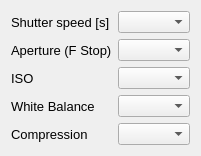
         <widget class="QWidget" name="DSLR">
          <layout class="QGridLayout" name="gridLayout_7">
           <item row="0" column="0">
            <widget class="QLabel" name="label_shutterSpeed">
             <property name="font">
              <font>
               <pointsize>10</pointsize>
              </font>
             </property>
             <property name="text">
              <string>Shutter speed [s]</string>
             </property>
            </widget>
           </item>
           <item row="0" column="1">
            <widget class="QComboBox" name="comboBox_shutterSpeed"/>
           </item>
           <item row="1" column="0">
            <widget class="QLabel" name="label_aperture">
             <property name="font">
              <font>
               <pointsize>10</pointsize>
              </font>
             </property>
             <property name="text">
              <string>Aperture (F Stop)</string>
             </property>
            </widget>
           </item>
           <item row="1" column="1">
            <widget class="QComboBox" name="comboBox_aperture"/>
           </item>
           <item row="2" column="0">
            <widget class="QLabel" name="label_iso">
             <property name="font">
              <font>
               <pointsize>10</pointsize>
              </font>
             </property>
             <property name="text">
              <string>ISO</string>
             </property>
            </widget>
           </item>
           <item row="2" column="1">
            <widget class="QComboBox" name="comboBox_iso"/>
           </item>
           <item row="3" column="0">
            <widget class="QLabel" name="label_whiteBalance">
             <property name="font">
              <font>
               <pointsize>10</pointsize>
              </font>
             </property>
             <property name="text">
              <string>White Balance</string>
             </property>
            </widget>
           </item>
           <item row="3" column="1">
            <widget class="QComboBox" name="comboBox_whiteBalance"/>
           </item>
           <item row="4" column="0">
            <widget class="QLabel" name="label_compression">
             <property name="font">
              <font>
               <pointsize>10</pointsize>
              </font>
             </property>
             <property name="text">
              <string>Compression</string>
             </property>
            </widget>
           </item>
           <item row="4" column="1">
            <widget class="QComboBox" name="comboBox_compression"/>
           </item>
          </layout>
         </widget>
